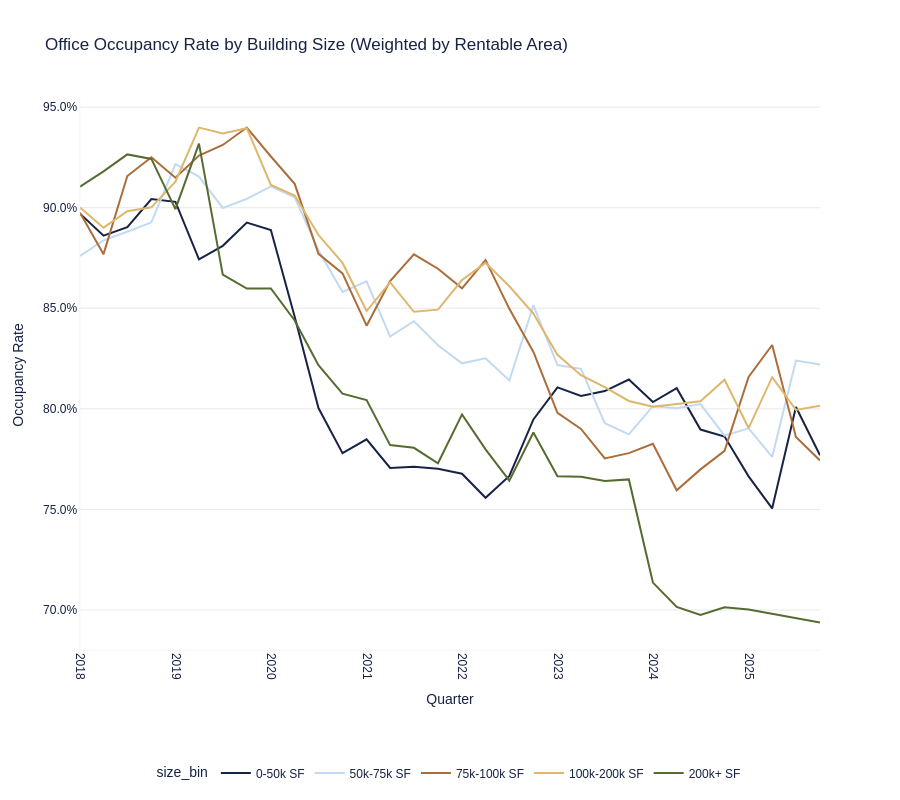

Here is the notebook cell this chart was saved with:
### Markdown cell above
## 6. Generate Charts

### Code cell
# Chart 1: Office Occupancy Rate by Building Size
fig_office_occ = aquila_styled_line_chart(
    office_occ_by_size,
    x='date',
    y='weighted_occupancy_pct',
    color='size_bin',
    title='Office Occupancy Rate by Building Size (Weighted by Rentable Area)'
)
fig_office_occ.update_yaxes(tickformat='.1%', title='Occupancy Rate')
fig_office_occ.update_xaxes(title='Quarter')
fig_office_occ.write_html('charts/office/office_occupancy_by_size.html')
print("Saved: charts/office_occupancy_by_size.html")
fig_office_occ.show()

### Figure 1 — Plotly figure (JSON) as saved in the notebook; plotly's stock layout.template omitted (floating-point values rounded to 4 significant figures)
{"data": [{"hovertemplate": "size_bin=0-50k SF<br>date=%{x}<br>weighted_occupancy_pct=%{y}<extra></extra>", "legendgroup": "0-50k SF", "line": {"color": "#172344", "dash": "solid"}, "marker": {"symbol": "circle"}, "mode": "lines", "name": "0-50k SF", "orientation": "v", "showlegend": true, "type": "scatter", "x": ["2018-01-01T00:00:00", "2018-04-01T00:00:00", "2018-07-01T00:00:00", "2018-10-01T00:00:00", "2019-01-01T00:00:00", "2019-04-01T00:00:00", "2019-07-01T00:00:00", "2019-10-01T00:00:00", "2020-01-01T00:00:00", "2020-04-01T00:00:00", "2020-07-01T00:00:00", "2020-10-01T00:00:00", "2021-01-01T00:00:00", "2021-04-01T00:00:00", "2021-07-01T00:00:00", "2021-10-01T00:00:00", "2022-01-01T00:00:00", "2022-04-01T00:00:00", "2022-07-01T00:00:00", "2022-10-01T00:00:00", "2023-01-01T00:00:00", "2023-04-01T00:00:00", "2023-07-01T00:00:00", "2023-10-01T00:00:00", "2024-01-01T00:00:00", "2024-04-01T00:00:00", "2024-07-01T00:00:00", "2024-10-01T00:00:00", "2025-01-01T00:00:00", "2025-04-01T00:00:00", "2025-07-01T00:00:00", "2025-10-01T00:00:00"], "xaxis": "x", "y": [0.897, 0.8861, 0.8903, 0.9043, 0.9029, 0.8743, 0.8811, 0.8926, 0.889, 0.8458, 0.8004, 0.778, 0.7849, 0.7706, 0.7712, 0.7703, 0.7678, 0.7558, 0.7666, 0.7947, 0.8107, 0.8064, 0.8089, 0.8146, 0.8034, 0.8103, 0.7897, 0.7863, 0.7665, 0.7505, 0.8009, 0.7769], "yaxis": "y"}, {"hovertemplate": "size_bin=50k-75k SF<br>date=%{x}<br>weighted_occupancy_pct=%{y}<extra></extra>", "legendgroup": "50k-75k SF", "line": {"color": "#C2DAF1", "dash": "solid"}, "marker": {"symbol": "circle"}, "mode": "lines", "name": "50k-75k SF", "orientation": "v", "showlegend": true, "type": "scatter", "x": ["2018-01-01T00:00:00", "2018-04-01T00:00:00", "2018-07-01T00:00:00", "2018-10-01T00:00:00", "2019-01-01T00:00:00", "2019-04-01T00:00:00", "2019-07-01T00:00:00", "2019-10-01T00:00:00", "2020-01-01T00:00:00", "2020-04-01T00:00:00", "2020-07-01T00:00:00", "2020-10-01T00:00:00", "2021-01-01T00:00:00", "2021-04-01T00:00:00", "2021-07-01T00:00:00", "2021-10-01T00:00:00", "2022-01-01T00:00:00", "2022-04-01T00:00:00", "2022-07-01T00:00:00", "2022-10-01T00:00:00", "2023-01-01T00:00:00", "2023-04-01T00:00:00", "2023-07-01T00:00:00", "2023-10-01T00:00:00", "2024-01-01T00:00:00", "2024-04-01T00:00:00", "2024-07-01T00:00:00", "2024-10-01T00:00:00", "2025-01-01T00:00:00", "2025-04-01T00:00:00", "2025-07-01T00:00:00", "2025-10-01T00:00:00"], "xaxis": "x", "y": [0.876, 0.8838, 0.888, 0.8927, 0.9217, 0.9155, 0.8999, 0.9044, 0.9106, 0.9051, 0.8789, 0.8581, 0.8634, 0.8359, 0.8435, 0.8316, 0.8226, 0.8252, 0.8141, 0.8515, 0.8218, 0.8199, 0.7929, 0.7873, 0.8013, 0.8003, 0.8024, 0.7867, 0.7903, 0.7761, 0.824, 0.822], "yaxis": "y"}, {"hovertemplate": "size_bin=75k-100k SF<br>date=%{x}<br>weighted_occupancy_pct=%{y}<extra></extra>", "legendgroup": "75k-100k SF", "line": {"color": "#AB6D3A", "dash": "solid"}, "marker": {"symbol": "circle"}, "mode": "lines", "name": "75k-100k SF", "orientation": "v", "showlegend": true, "type": "scatter", "x": ["2018-01-01T00:00:00", "2018-04-01T00:00:00", "2018-07-01T00:00:00", "2018-10-01T00:00:00", "2019-01-01T00:00:00", "2019-04-01T00:00:00", "2019-07-01T00:00:00", "2019-10-01T00:00:00", "2020-01-01T00:00:00", "2020-04-01T00:00:00", "2020-07-01T00:00:00", "2020-10-01T00:00:00", "2021-01-01T00:00:00", "2021-04-01T00:00:00", "2021-07-01T00:00:00", "2021-10-01T00:00:00", "2022-01-01T00:00:00", "2022-04-01T00:00:00", "2022-07-01T00:00:00", "2022-10-01T00:00:00", "2023-01-01T00:00:00", "2023-04-01T00:00:00", "2023-07-01T00:00:00", "2023-10-01T00:00:00", "2024-01-01T00:00:00", "2024-04-01T00:00:00", "2024-07-01T00:00:00", "2024-10-01T00:00:00", "2025-01-01T00:00:00", "2025-04-01T00:00:00", "2025-07-01T00:00:00", "2025-10-01T00:00:00"], "xaxis": "x", "y": [0.8976, 0.8769, 0.9157, 0.9251, 0.9149, 0.9259, 0.9312, 0.9399, 0.9255, 0.9119, 0.8771, 0.8673, 0.8413, 0.8636, 0.8768, 0.8697, 0.8599, 0.874, 0.8497, 0.8283, 0.798, 0.79, 0.7753, 0.778, 0.7826, 0.7595, 0.7699, 0.7791, 0.8159, 0.8317, 0.786, 0.7744], "yaxis": "y"}, {"hovertemplate": "size_bin=100k-200k SF<br>date=%{x}<br>weighted_occupancy_pct=%{y}<extra></extra>", "legendgroup": "100k-200k SF", "line": {"color": "#DEB76D", "dash": "solid"}, "marker": {"symbol": "circle"}, "mode": "lines", "name": "100k-200k SF", "orientation": "v", "showlegend": true, "type": "scatter", "x": ["2018-01-01T00:00:00", "2018-04-01T00:00:00", "2018-07-01T00:00:00", "2018-10-01T00:00:00", "2019-01-01T00:00:00", "2019-04-01T00:00:00", "2019-07-01T00:00:00", "2019-10-01T00:00:00", "2020-01-01T00:00:00", "2020-04-01T00:00:00", "2020-07-01T00:00:00", "2020-10-01T00:00:00", "2021-01-01T00:00:00", "2021-04-01T00:00:00", "2021-07-01T00:00:00", "2021-10-01T00:00:00", "2022-01-01T00:00:00", "2022-04-01T00:00:00", "2022-07-01T00:00:00", "2022-10-01T00:00:00", "2023-01-01T00:00:00", "2023-04-01T00:00:00", "2023-07-01T00:00:00", "2023-10-01T00:00:00", "2024-01-01T00:00:00", "2024-04-01T00:00:00", "2024-07-01T00:00:00", "2024-10-01T00:00:00", "2025-01-01T00:00:00", "2025-04-01T00:00:00", "2025-07-01T00:00:00", "2025-10-01T00:00:00"], "xaxis": "x", "y": [0.9002, 0.8901, 0.8982, 0.9002, 0.913, 0.9398, 0.937, 0.9395, 0.9113, 0.9061, 0.8864, 0.8725, 0.8486, 0.8628, 0.8482, 0.8493, 0.864, 0.8726, 0.861, 0.8474, 0.8269, 0.8167, 0.8108, 0.8039, 0.801, 0.8023, 0.8037, 0.8145, 0.7905, 0.8158, 0.7995, 0.8015], "yaxis": "y"}, {"hovertemplate": "size_bin=200k+ SF<br>date=%{x}<br>weighted_occupancy_pct=%{y}<extra></extra>", "legendgroup": "200k+ SF", "line": {"color": "#556B30", "dash": "solid"}, "marker": {"symbol": "circle"}, "mode": "lines", "name": "200k+ SF", "orientation": "v", "showlegend": true, "type": "scatter", "x": ["2018-01-01T00:00:00", "2018-04-01T00:00:00", "2018-07-01T00:00:00", "2018-10-01T00:00:00", "2019-01-01T00:00:00", "2019-04-01T00:00:00", "2019-07-01T00:00:00", "2019-10-01T00:00:00", "2020-01-01T00:00:00", "2020-04-01T00:00:00", "2020-07-01T00:00:00", "2020-10-01T00:00:00", "2021-01-01T00:00:00", "2021-04-01T00:00:00", "2021-07-01T00:00:00", "2021-10-01T00:00:00", "2022-01-01T00:00:00", "2022-04-01T00:00:00", "2022-07-01T00:00:00", "2022-10-01T00:00:00", "2023-01-01T00:00:00", "2023-04-01T00:00:00", "2023-07-01T00:00:00", "2023-10-01T00:00:00", "2024-01-01T00:00:00", "2024-04-01T00:00:00", "2024-07-01T00:00:00", "2024-10-01T00:00:00", "2025-01-01T00:00:00", "2025-04-01T00:00:00", "2025-07-01T00:00:00", "2025-10-01T00:00:00"], "xaxis": "x", "y": [0.9105, 0.9181, 0.9265, 0.9243, 0.8993, 0.9319, 0.8667, 0.8598, 0.8598, 0.8439, 0.8217, 0.8076, 0.8044, 0.782, 0.7806, 0.773, 0.7972, 0.7798, 0.7643, 0.7883, 0.7665, 0.7662, 0.7641, 0.7649, 0.7136, 0.7015, 0.6975, 0.7014, 0.7003, 0.6981, 0.6961, 0.6938], "yaxis": "y"}], "layout": {"font": {"color": "#172344", "family": "Futura LT Pro, Futura, Arial, sans-serif"}, "height": 800, "legend": {"orientation": "h", "title": {"font": {"family": "Futura LT Pro, Futura, Arial, sans-serif"}, "text": "size_bin"}, "tracegroupgap": 0, "x": 0.5, "xanchor": "center", "y": -0.25, "yanchor": "bottom"}, "margin": {"b": 100}, "paper_bgcolor": "white", "plot_bgcolor": "white", "title": {"font": {"family": "Futura LT Pro, Futura, Arial, sans-serif"}, "text": "Office Occupancy Rate by Building Size (Weighted by Rentable Area)"}, "xaxis": {"anchor": "y", "domain": [0, 1], "linecolor": "#e9e9ea", "linewidth": 0.5, "mirror": false, "showgrid": false, "showline": true, "tickangle": 90, "title": {"text": "Quarter"}, "zeroline": false}, "yaxis": {"anchor": "x", "domain": [0, 1], "gridcolor": "#e9e9ea", "linecolor": "#e9e9ea", "linewidth": 0.5, "mirror": false, "showgrid": true, "showline": true, "tickformat": ".1%", "title": {"text": "Occupancy Rate"}, "zeroline": true}}}
